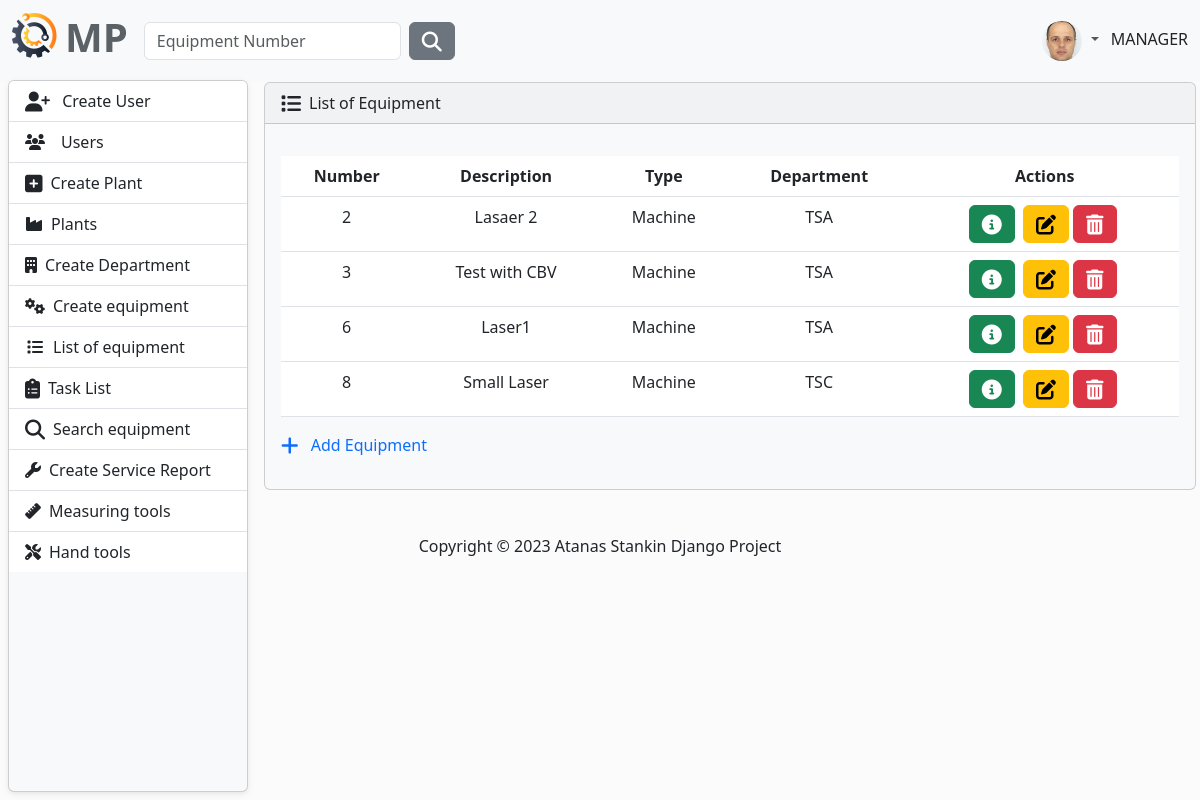
Page /equipment/equipment-list/ (signed in) on the committed database.
### MaintenancePlanner/accounts/models.py (models this page shows, shortened)
class AppUser(AbstractUser, PermissionsMixin):
    first_name = models.CharField(
        max_length=30,
        validators=[
            MinLengthValidator(2),
            user_name_validator,
        ]
    )
    last_name = models.CharField(
        max_length=30,
        validators=[
            MinLengthValidator(2),
            user_name_validator,
        ]
    )
    email = models.EmailField(unique=True)
    class Role(models.TextChoices):
        MANAGER = "MANAGER", 'Manager'
        SUPERVISOR = "SUPERVISOR", 'Supervisor'
        OPERATOR = "OPERATOR", 'Operator'
    role = models.CharField(max_length=50, choices=Role.choices)

class Profile(models.Model):
    user = models.OneToOneField(AppUser, on_delete=models.CASCADE)
    image = models.ImageField(
        default='images/default.jpg',
        null=True,
        blank=True,
        upload_to='images/'
    )

### MaintenancePlanner/equipment/models.py (models this page shows, shortened)
class Equipment(models.Model):
    description = models.CharField(
        max_length=30,
        validators=[equipment_name_validator],
    )
    type = models.CharField(
        max_length=30,
        choices=TYPE_OF_EQUIPMENT
    )
    acquisition_date = models.DateField(
        blank=True,
        null=True,
        verbose_name='Acquisition Date',
    )
    acquisition_value = models.FloatField(
        blank=True,
        null=True,
        verbose_name='Acquisition Value',
    )
    currency_code = models.CharField(
        max_length=10,
        choices=CURRENCY_CHOICES,
        default='EUR',
    )
    year_of_manufacture = models.PositiveIntegerField(
        verbose_name='Year of Manufacture',
        null=True,
        blank=True,
    )
    manufacturer = models.CharField(
        max_length=30,
        blank=True,
        null=True,
    )
    model_number = models.CharField(
        max_length=30,
        blank=True,
        null=True,
        verbose_name='Model Number'
    )
    part_number = models.CharField(
        max_length=30,
        blank=True,
        null=True,
        verbose_name='Manufacturer Part Number',
    )
    serial_number = models.CharField(
        max_length=30,
        blank=True,
        null=True,
        verbose_name='Manufacturer Serial Number',
    )
    plant = models.ForeignKey(
        to=Plant,
        on_delete=models.CASCADE)
    department = models.ForeignKey(
        to=Department,
        on_delete=models.CASCADE)

### MaintenancePlanner/plant/models.py (models this page shows)
class Department(models.Model):
    name = models.CharField(
        max_length=30,
    )
    plant = models.ForeignKey(
        to=Plant,
        on_delete=models.CASCADE,
    )
    def __str__(self):
        return self.name

### MaintenancePlanner/equipment/views.py (the view)
# urls.py: path('equipment-list/', views.equipment_list, name='equipment-list'),
@login_required
def equipment_list(request):
    profile = AppUser.objects.first()
    equipment = Equipment.objects.all()
    context = {
        'equipment': equipment,
        'profile': profile,
    }
    return render(request, 'equipment_list.html', context)

### MaintenancePlanner/maintenance_plan/models.py (called while the page is built)
    def __str__(self):
        return self.name

### MaintenancePlanner/equipment/templates/equipment_list.html
{% extends "base.html" %}
{% block content %}
    {% include 'partials/equipment.html' %}
{% endblock %}

### templates/partials/navbar.html (shortened to what this page needs)
{% load static %}
<nav class="navbar navbar-expand-lg bg-light" data-bs-theme="light">
    <div class="container-fluid">
        <a class="navbar-brand" href="{% url 'home-page' %}">
            <ul class="navbar-nav ms-auto d-flex flex-row">
                <li><img class="logo me-2" src="{% static 'img/logo.png' %}" alt="logo"></li>
                <li><h1 style="color: #5a6268; font-weight: bold">MP</h1></li>
            </ul>
        </a>
        <div class="collapse navbar-collapse" id="navbarColor01">
            {% if user.is_authenticated %}
                <form class="d-flex" method=POST action="{% url 'search-equipment' %}">
                    <input class="form-control me-sm-2" type="search" placeholder="Equipment Number"
                           name="number">
                    <button class="btn btn-secondary my-2 my-sm-0" type="submit"><i
                            class="fa-solid fa-magnifying-glass fa-lg"></i></button>
                </form>
            {% endif %}
            <ul class="navbar-nav ms-auto d-flex flex-row">
                {% if not request.user.is_authenticated %}
                    <li class="nav-item">
                        <a class="nav-link" href="{% url 'login' %}"><i
                                class="fa-solid fa-right-to-bracket fa-lg me-2"></i>Sig In
                        </a>
                    </li>
                {% else %}
                    <li class="nav-item dropdown">
                        <div class="btn-group dropdown">
                            <a class="nav-link dropdown-toggle" data-bs-toggle="dropdown" href="#" role="button"
                               aria-haspopup="true" aria-expanded="false">
                                {% if user.profile.image %}
                                    <img src="{{ user.profile.image.url }}" class="rounded-circle" height="40"
                                         loading="lazy"/>
                                {% else %}
                                    <img src="{% static 'img/profile-img.png' %}" class="rounded-circle" height="40"
                                         loading="lazy"/>
                                {% endif %}
                            </a>
                        </div>
                        {{ request.user.role }}
                    </li>
                {% endif %}
            </ul>
        </div>
    </div>
</nav>

### MaintenancePlanner/equipment/templates/partials/equipment.html (shortened to what this page needs)
<article>
    {% if equipment %}
        <div class="card bg-light ms-1 me-4 mb-4 mt-0">
            <div class="card-header">
                <i class="fa-solid fa-list fa-lg me-2"></i>List of Equipment
            </div>
            <div class="card-body">
                <p class="card-text">
                <div class="table-responsive">
                    <table class="table table-hover ">
                        <thead class="text-center">
                        <tr>
                            <th scope="col">Number</th>
                            <th scope="col">Description</th>
                            <th scope="col">Type</th>
                            <th scope="col">Department</th>
                            <th scope="col">Actions</th>
                        </tr>
                        </thead>
                        <tbody class="text-center">
                        {% for eq in  equipment %}
                            <tr>
                                <td>{{ eq.id }}</td>
                                <td>{{ eq.description }}</td>
                                <td>{{ eq.type }}</td>
                                <td>{{ eq.department }}</td>
                                <td>
                                    <button type="button" class="btn btn-success me-1"
                                            href="{% url 'view-equipment' eq.id %}" data-bs-toggle="modal"
                                            data-bs-target="#myModal{{ eq.id }}">
                                        <i class="fa-solid fa-circle-info fa-lg"></i>
                                    </button>
                                    {% if request.user.role == 'MANAGER' or request.user.role == 'SUPERVISOR' %}
                                        <a class="btn btn-warning" href="{% url 'edit-equipment' eq.id %}">
                                            <i class="fa-solid fa-pen-to-square fa-lg"></i>
                                        </a>
                                        <button type="button" class="btn btn-danger me-1"
                                                href="{% url 'delete-equipment' eq.id %}"
                                                data-bs-toggle="modal"
                                                data-bs-target="#myModal2{{ eq.id }}">
                                            <i class="fa-solid fa-trash-can fa-lg"></i>
                                        </button>
                                    {% endif %}
                                </td>
                            </tr>
                        {% endfor %}
                        </tbody>
                    </table>
                    {% if request.user.role == 'MANAGER' or request.user.role == 'SUPERVISOR' %}
                        <a class="link-primary text-decoration-none" href="{% url 'create-equipment' %}">
                        <i class="fa-solid fa-plus fa-lg me-2"></i>
                        Add Equipment
                    </a>
                    {% endif %}
                </div>
                </p>
            </div>
        </div>
    {% endif %}
</article>

### static/css/layout.css (style rules this page uses)
body { background-color: #fbfbfb; }
article { grid-area: content; margin-left: 20px; width: 100%; }

### static/css/side-bar.css (style rules this page uses)
body { background-color: #fbfbfb; }

### rows in the picture
AppUser: profile.image (picture), user.role "MANAGER"
Equipment: id "2", description "Lasaer 2", type "Machine", department "TSA"
Equipment: id "3", description "Test with CBV", type "Machine", department "TSA"
Equipment: id "6", description "Laser1", type "Machine", department "TSA"
Equipment: id "8", description "Small Laser", type "Machine", department "TSC"
